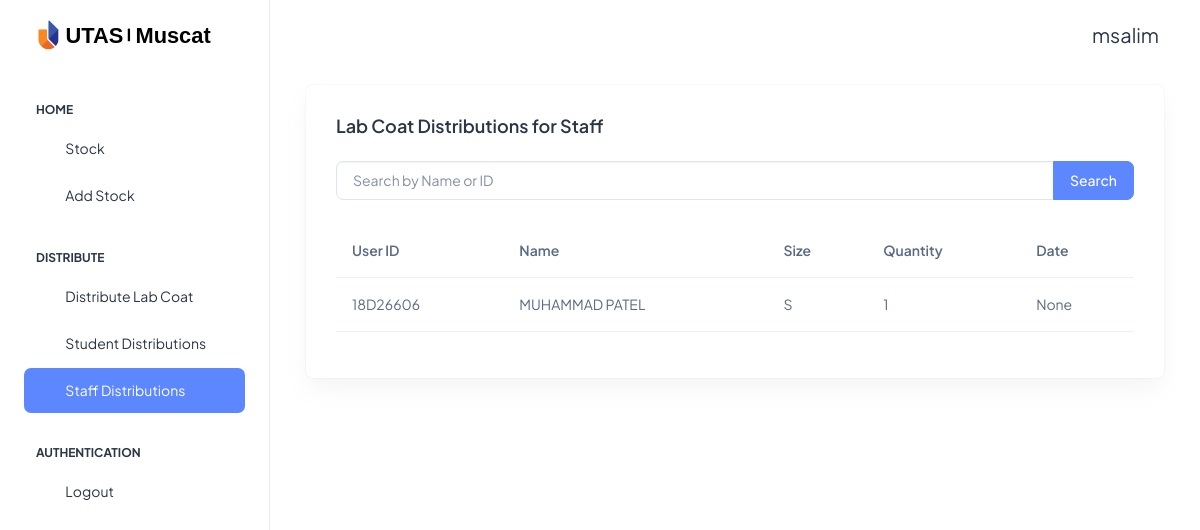
Before: /staff_distributions/ (signed in) with the older database file.
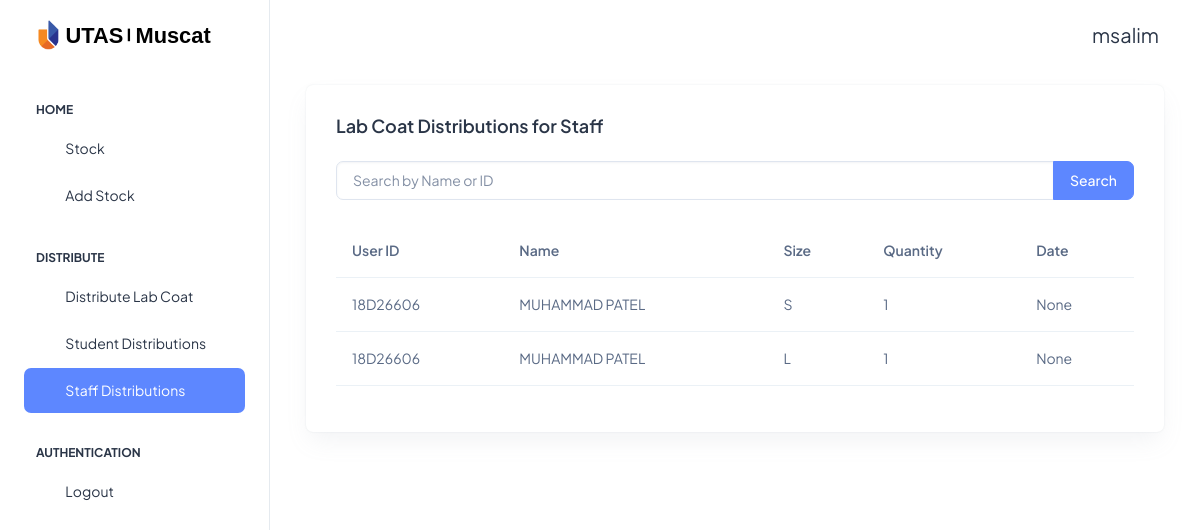
After: the same page with the newer database file.
### labcoat/models.py (models this page shows)
class LabCoatDistribution(models.Model):
    RECIPIENT_CHOICES = [
        ('student', 'Student'),
        ('staff', 'Staff'),
    ]
    user_id = models.CharField(max_length=10)
    name = models.CharField(max_length=255)
    size = models.CharField(max_length=6, choices=LabCoatInventory.SIZE_CHOICES)
    recipient_type = models.CharField(max_length=7, choices=RECIPIENT_CHOICES)
    quantity = models.PositiveIntegerField()
    date = models.DateField()

### labcoat/views.py (the view)
# urls.py: path('staff_distributions/', views.staff_distributions_view, name='staff_distributions_view'),
@login_required
def staff_distributions_view(request):
    query = request.GET.get('search', '')
    distributions = LabCoatDistribution.objects.filter(recipient_type='staff').filter(
        Q(user_id__icontains=query) | Q(name__icontains=query)
    )
    return render(request, 'LabCoat/staff_distributions.html', {'distributions': distributions, 'query': query})

### labcoat/templates/LabCoat/staff_distributions.html (shortened to what this page needs)
{% extends 'LabCoat/base.html' %}
{% block content %}
<div class="container-fluid">
    <div class="card">
        <div class="card-body">
            <h5 class="card-title fw-semibold mb-4">Lab Coat Distributions for Staff</h5>
            <form method="get" class="form-inline mb-4">
                <div class="input-group">
                    <input type="search" id="form1" name="search" placeholder="Search by Name or ID" class="form-control mr-sm-2" value="{{ query }}" />
                    <button type="submit" class="btn btn-primary">Search</button>
                </div>
            </form>
            <div class="table-responsive">
                <table class="table">
                    <thead>
                        <tr>
                            <th>User ID</th>
                            <th>Name</th>
                            <th>Size</th>
                            <th>Quantity</th>
                            <th>Date</th>
                        </tr>
                    </thead>
                    <tbody>
                        {% for distribution in distributions %}
                        <tr>
                            <td>{{ distribution.user_id }}</td>
                            <td>{{ distribution.name }}</td>
                            <td>{{ distribution.size }}</td>
                            <td>{{ distribution.quantity }}</td>
                            <td>{{ distribution.date }}</td>
                        </tr>
                        {% endfor %}
                    </tbody>
                </table>
            </div>
        </div>
    </div>
</div>
{% endblock %}

Changed rows visible on the page:
added LabCoatDistribution: user_id "18D26606", name "MUHAMMAD PATEL", size "L", quantity "1", date "None"
